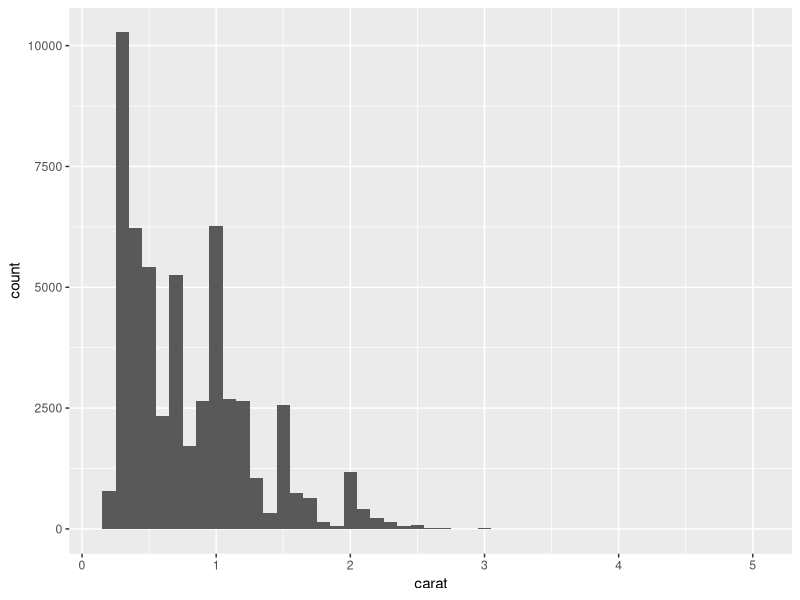
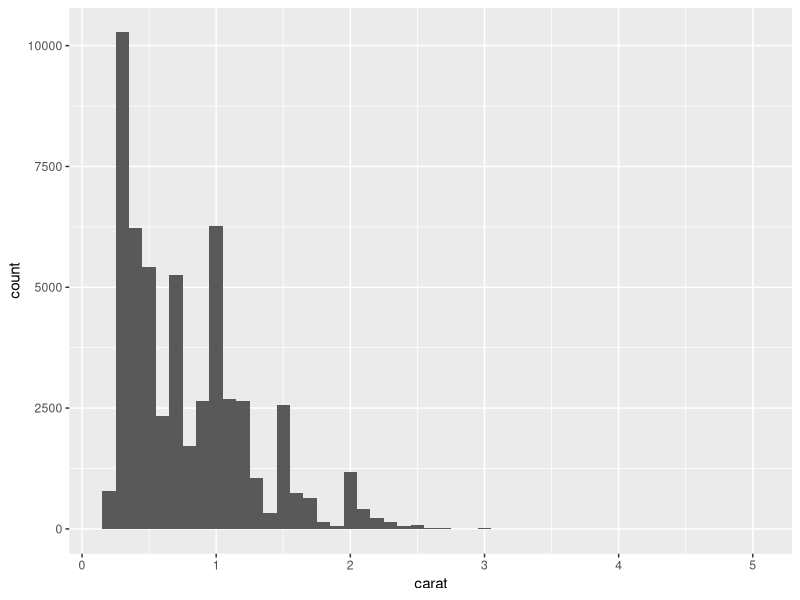
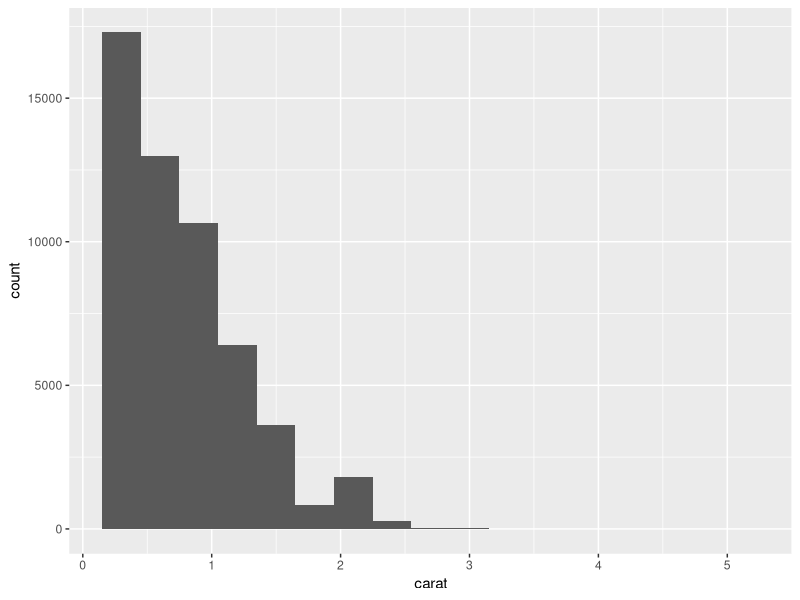
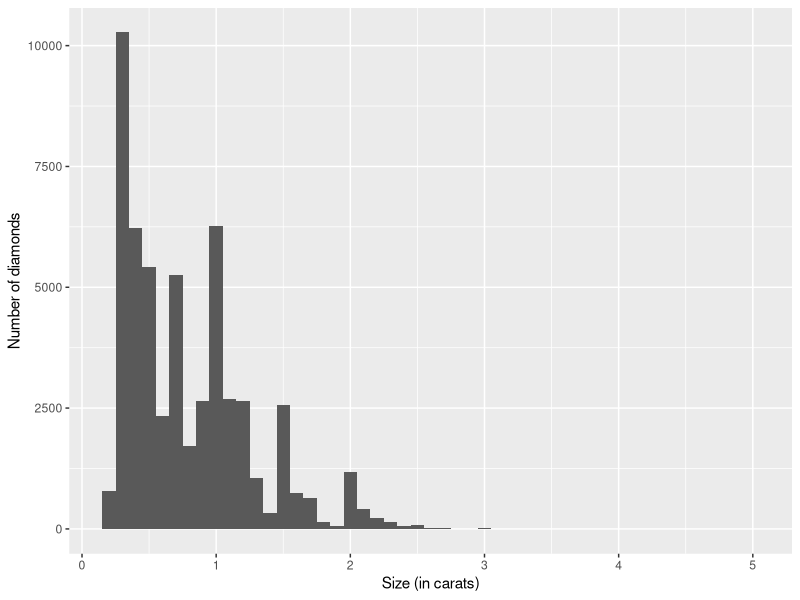

Here is the R script that generated these plots, in order:
## ---- chunk 1
knitr::opts_chunk$set(echo = TRUE, results = "hide", warning = FALSE, message = FALSE)
## ---- chunk 2
# define a numeric vector
v <- c(1:10)

# our goal
mean(v)
## ---- chunk 3
# compute the mean without the mean() function, but with other built-in functions 
# mean formula: sum of all numbers / count of all numbers
# applied to v: 55 / 10

total_values <- length(v)
result <- sum(v) / total_values
result
## ---- chunk 4
# once code works, put it into a function

my_mean <- function(vector) {
  total_values <- length(vector)
  result <- sum(vector) /total_values
  return(list(total_values, result))
}

my_mean(v)

output <- my_mean(v)

values <- output[[1]]
mean <- output[[2]]

# test this out with another vector 
## ---- chunk 5
# take our numeric vector v defined above and recall our goal
# mean formula: sum of all numbers / count of all numbers
# applied to v: 55 / 10

v
sum_elements <- 1 + 2 + 3 + 4 + 5 + 6 + 7 + 8 + 9 + 10
count_elements <- length(v)
sum_elements / count_elements
## ---- chunk 6
# compute the mean without any built-in functions

# initialize variables
sum_elements <- 0
count_elements <- 0

# calculate sum of elements in vector (looping over indexes)
  for (i in seq_along(v)) {
    sum_elements <- sum_elements + v[i]
  }
  
  # calculate length of vector 
  for (v in seq_along(v)) {
    count_elements <- count_elements + 1 
  }
  
  # calculate mean
  mean_value <- sum_elements / count_elements
  mean_value
## ---- chunk 7
# once code works, put it into a function
# notice we can put everything into one for loop

mean_vect <- function(vector) {
  
  # initialize variables
  sum_elements <- 0
  count_elements <- 0
  
  # calculate sum and count in one loop
  for (i in seq_along(vector)) {
    sum_elements <- sum_elements + vector[i]
    count_elements <- count_elements + 1
  }
  
  # calculate the mean
  mean_value <- sum_elements / count_elements
  return(mean_value)
}

# call the function on different vectors
mean(v)
mean_vect(c(2,4,6))

## ---- chunk 8

mean_vect <- function(vector) {
  
  if (!is.numeric(vector)) {
    stop("Input vector must be numeric!")
  }
  
  sum_elements <- 0
  count_elements <- 0
  
  for (i in seq_along(vector)) {
    sum_elements <- sum_elements + vector[i]
    count_elements <- count_elements + 1
  }
  return(sum_elements / count_elements)
}

# call the function on different vectors
mean(v)
mean_vect(c(2,4,6))
#mean_vect(c(2,"4",6))
## ---- chunk 9
mean_vect <- function(vector) {
  
  # Calculate mean of a numeric vector without using built-in functions 
  # Args:
  #   vector: input data is a numeric vector
  # Returns:
  #   single scalar: mean of a numeric vector as a single scalar
  
  if (!is.numeric(vector)) {
    stop("Input vector must be numeric!")
  }
  
  sum_elements <- 0
  count_elements <- 0
  
  for (i in seq_along(vector)) {
    sum_elements <- sum_elements + vector[i]
    count_elements <- count_elements + 1
  }
  return(sum_elements / count_elements)
}
## ---- chunk 10
# import library and data
library(tidyverse)
data(diamonds)
## ---- chunk 11
# code to re-write 
diamonds %>% 
  ggplot(aes(x = carat)) + 
  geom_histogram(binwidth = 0.1)
## ---- chunk 12
# solution
hist <- function(df, var, binwidth = NULL) {
  df %>% 
    ggplot(aes(x = {{ var }})) + 
    geom_histogram(binwidth = binwidth)
}

# call the function (both codes work)
hist(diamonds, carat, 0.1)
diamonds %>% hist(carat, 0.3)
## ---- chunk 13
# can also add labels outside function
diamonds %>% hist(carat, 0.1) +
  labs(x = "Size (in carats)", y = "Number of diamonds")
